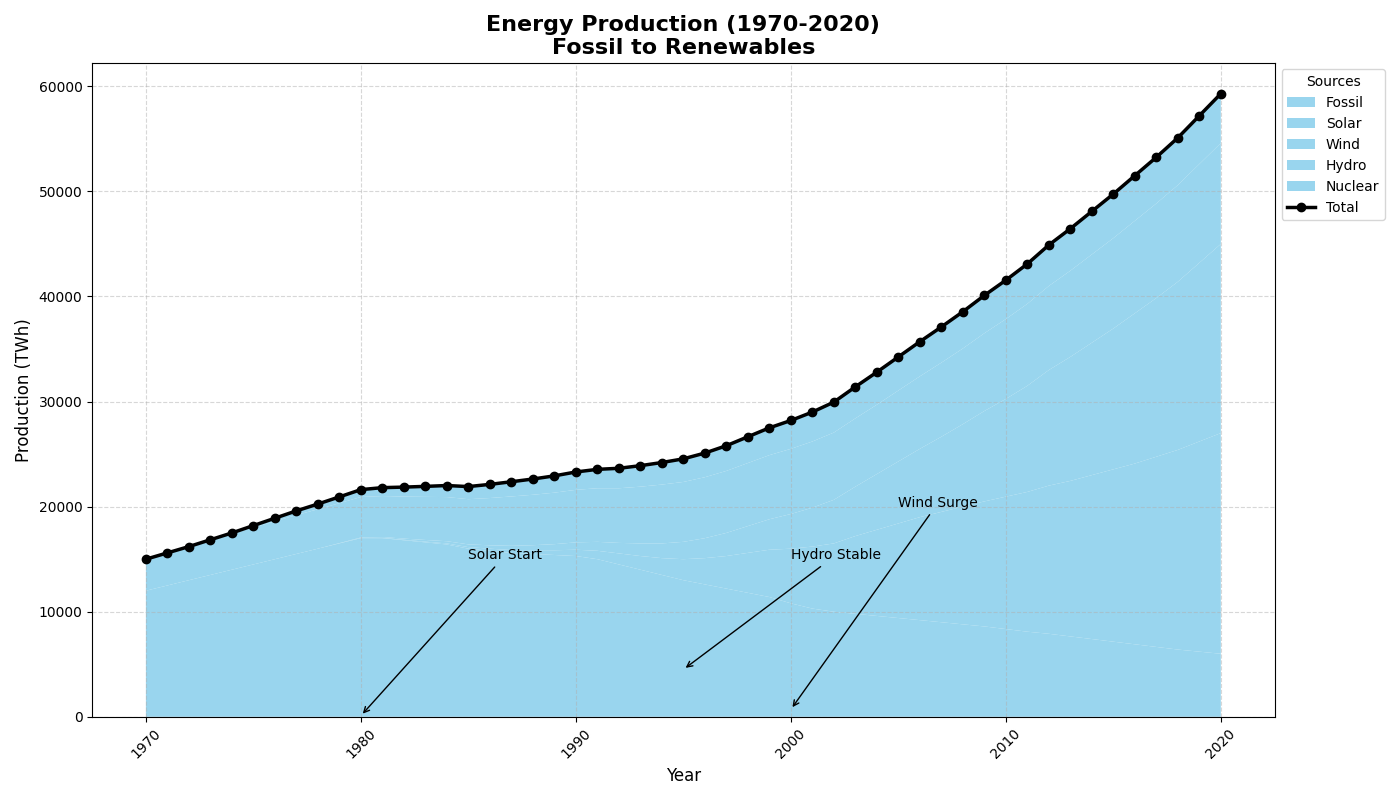

The Python source for this figure:
import matplotlib.pyplot as plt
import numpy as np

years = np.arange(1970, 2021)
fossil_fuels = np.array([12000, 12500, 13000, 13500, 14000, 14500, 15000, 15500, 16000, 16500,
                         17000, 17000, 16800, 16600, 16400, 16000, 15800, 15600, 15500, 15400,
                         15300, 15000, 14500, 14000, 13500, 13000, 12600, 12200, 11800, 11400,
                         10800, 10300, 10000, 9800, 9600, 9400, 9200, 9000, 8800, 8600,
                         8350, 8100, 7900, 7650, 7400, 7150, 6900, 6650, 6400, 6200, 6000])
solar = np.array([0, 0, 0, 0, 0, 0, 0, 0, 0, 10,
                  20, 30, 50, 70, 100, 150, 200, 270, 350, 450,
                  600, 800, 1050, 1300, 1600, 2000, 2500, 3100, 3800, 4500,
                  5200, 5900, 6500, 7400, 8200, 9000, 9800, 10500, 11200, 11900,
                  12600, 13300, 14100, 14800, 15600, 16400, 17200, 18100, 19000, 20000, 21000])
wind = np.array([0, 0, 0, 0, 0, 0, 0, 0, 0, 20,
                 50, 80, 110, 160, 210, 260, 320, 400, 480, 580,
                 700, 850, 1000, 1200, 1400, 1650, 1900, 2200, 2550, 2900,
                 3300, 3700, 4150, 4700, 5300, 5900, 6500, 7150, 7850, 8600,
                 9300, 10100, 11000, 11800, 12600, 13400, 14300, 15100, 16000, 17000, 18000])
hydro = np.array([3000, 3100, 3200, 3300, 3400, 3500, 3600, 3700, 3750, 3800,
                  3850, 3900, 4000, 4100, 4200, 4300, 4500, 4700, 4800, 4900,
                  5000, 5100, 5200, 5400, 5600, 5700, 5800, 5900, 6000, 6100,
                  6200, 6300, 6400, 6500, 6600, 6750, 6900, 7050, 7200, 7400,
                  7600, 7800, 8000, 8200, 8400, 8600, 8800, 9000, 9200, 9400, 9600])
nuclear = np.array([0, 0, 0, 50, 100, 200, 300, 400, 500, 600,
                    700, 800, 900, 1000, 1100, 1200, 1300, 1400, 1500, 1600,
                    1700, 1800, 1900, 2000, 2100, 2200, 2300, 2400, 2500, 2600,
                    2700, 2800, 2900, 3000, 3100, 3200, 3300, 3400, 3500, 3600,
                    3700, 3800, 3900, 4000, 4100, 4200, 4300, 4400, 4500, 4600, 4700])

energy_data = np.row_stack([fossil_fuels, solar, wind, hydro, nuclear])

fig, ax = plt.subplots(figsize=(14, 8))

colors = ['#87CEEB']
ax.stackplot(years, energy_data, labels=['Fossil', 'Solar', 'Wind', 'Hydro', 'Nuclear'], colors=colors * 5, alpha=0.85)

total_energy = energy_data.sum(axis=0)
ax.plot(years, total_energy, color='black', linewidth=2.5, marker='o', label='Total')

ax.set_title("Energy Production (1970-2020)\nFossil to Renewables", fontsize=16, fontweight='bold')
ax.set_xlabel('Year', fontsize=12)
ax.set_ylabel('Production (TWh)', fontsize=12)

ax.grid(True, linestyle='--', alpha=0.5)
ax.legend(loc='upper left', bbox_to_anchor=(1, 1), fontsize=10, title='Sources')

ax.annotate('Solar Start', xy=(1980, 100), xytext=(1985, 15000),
            arrowprops=dict(facecolor='black', arrowstyle='->'), fontsize=10)
ax.annotate('Wind Surge', xy=(2000, 700), xytext=(2005, 20000),
            arrowprops=dict(facecolor='black', arrowstyle='->'), fontsize=10)
ax.annotate('Hydro Stable', xy=(1995, 4500), xytext=(2000, 15000),
            arrowprops=dict(facecolor='black', arrowstyle='->'), fontsize=10)

plt.xticks(rotation=45)
plt.tight_layout()

plt.show()
